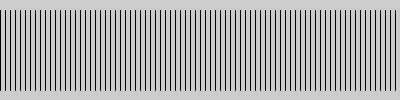
Frame 1 (no input)
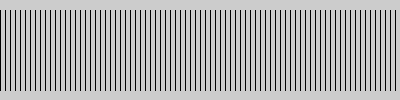
Frame 60 (the mouse pressed at the canvas centre just before this capture)
Frame 120 (the mouse held since frame 60 and released just before this capture): identical to frame 60, image omitted

The Processing sketch that drew these frames (run headless with seeded random() and noise(); from frame 60 on, the mouse is pressed at the canvas centre):

// Processing sketch: Linea80Volte
// ── Linea80Volte.pde
void setup()
{
  size(400, 100);
}

void draw()
{
  for(int x=0; x<80; x = x + 1)
  {
    line(x * 5, 10, x * 5, 90);
  }
}
